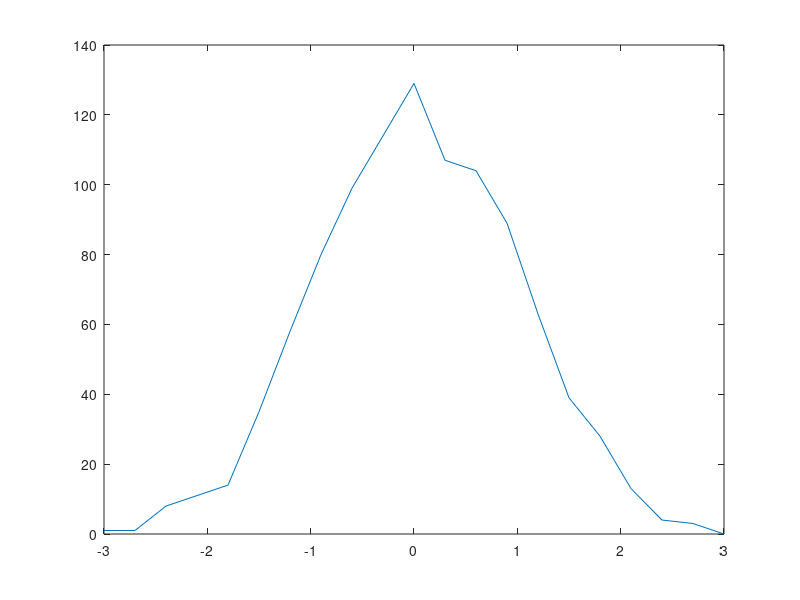

Reproduce this figure in MATLAB.
% Generate Gaussian noise
noise = randn([1 1000]);
[n x] = hist(noise, linspace(-3, 3, 21));
%disp([x; n]);
plot(x, n);

% TODO: Try generating other kinds of random numbers.
%       How about a 2D grid of random Gaussian values?